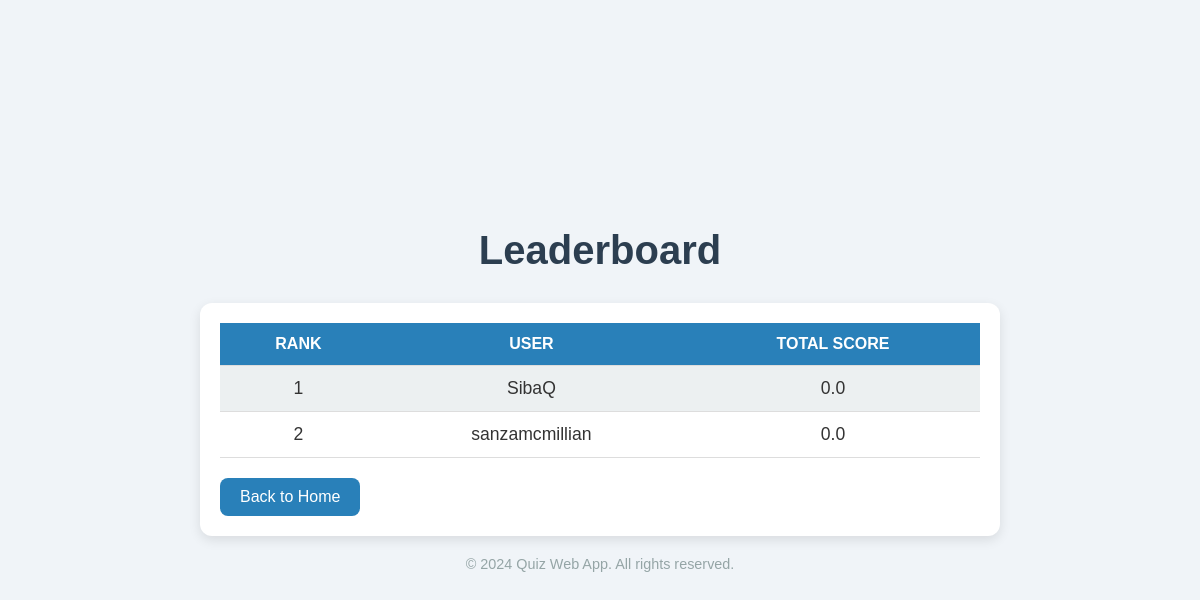
The app's page /quiz/leaderboard/ (signed in), older data.
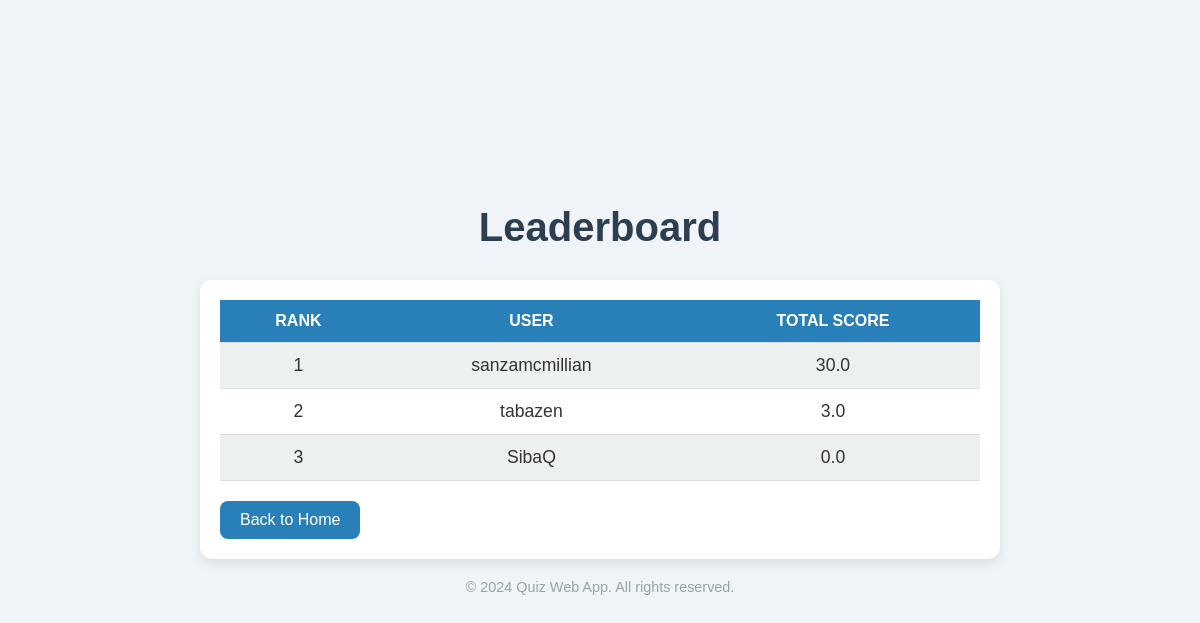
The same page, newer data.
### quiz/models.py (models this page shows, shortened)
class Leaderboard(models.Model):
    user = models.ForeignKey(User, on_delete=models.CASCADE)
    total_score = models.FloatField(default=0)
    rank = models.IntegerField(null=True, blank=True)
    def save(self, *args, **kwargs):
        super().save(*args, **kwargs)
        leaderboard = Leaderboard.objects.order_by('-total_score')
        for idx, entry in enumerate(leaderboard, start=1):
            if entry.rank != idx:
                entry.rank = idx
                entry.save()

### quiz/views.py (the view)
# urls.py: path('leaderboard/', views.leaderboard_view, name='leaderboard_view'),
@login_required
def leaderboard_view(request):
    leaderboard = Leaderboard.objects.annotate(
        total=Sum('total_score')
    ).order_by('-total')[:10]
    for idx, entry in enumerate(leaderboard, start=1):
        entry.rank = idx
        entry.save()
    context = {
        'leaderboard': leaderboard,
    }
    return render(request, 'leaderboard.html', context)

### quiz/templates/leaderboard.html (shortened to what this page needs)
<!DOCTYPE html>
<html lang="en">
<head>
</head>
<body>
    <header>
        <h1>Leaderboard</h1>
    </header>
    <main>
        <table>
            <thead>
                <tr>
                    <th>Rank</th>
                    <th>User</th>
                    <th>Total Score</th>
                </tr>
            </thead>
            <tbody>
                {% for entry in leaderboard %}
                <tr>
                    <td>{{ entry.rank }}</td>
                    <td>{{ entry.user.username }}</td>
                    <td>{{ entry.total_score }}</td>
                </tr>
                {% endfor %}
            </tbody>
        </table>
        <section>
            <a href="{% url 'quiz_detail' %}">Back to Home</a>
        </section>
    </main>
    <footer>
        <p>&copy; 2024 Quiz Web App. All rights reserved.</p>
    </footer>
</body>
</html>

Row changes from the older to the newer data that the page shows:
changed Leaderboard "sanzamcmillian": rank "2" → "1"; total_score "0.0" → "30.0"; moves up the list
added Leaderboard: rank "2", user.username "tabazen", total_score "3.0"
changed Leaderboard "SibaQ": rank "1" → "3"
